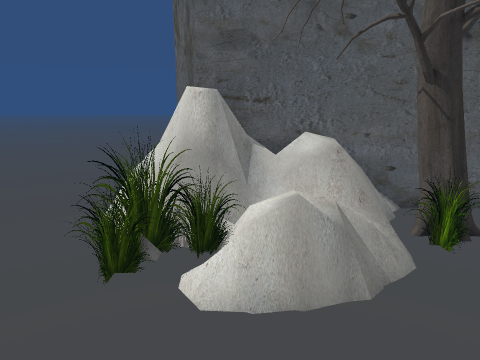
[1] (above)

18 first-person views from a walk through a scene from a Unity 3-D project. The camera is 1.5 m above the floor, tilts 12° down and sees 70° across. The floor is counted in squares, 0.5 m on a side. Each view is taken from the middle of a square. On the plan, view 1 faces up. The plan holds only what a view shows up to about 20 squares ahead; the rest is blank. The place goes on beyond the plan. The player is left out. Some surface patterns are stand-ins.

[2]
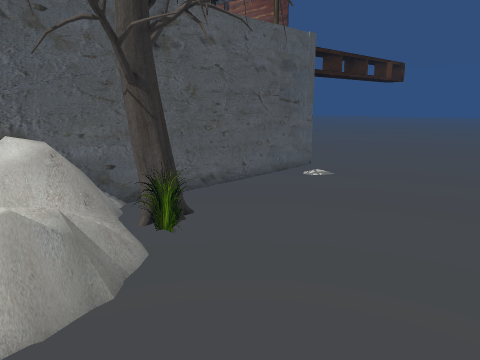

[3]
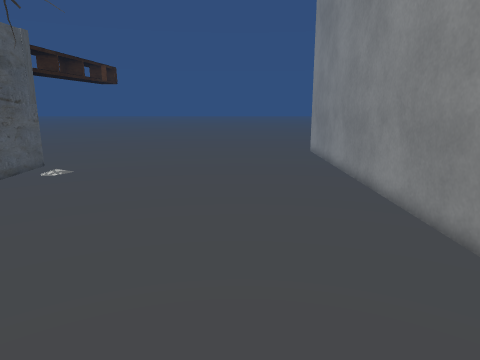

[4]
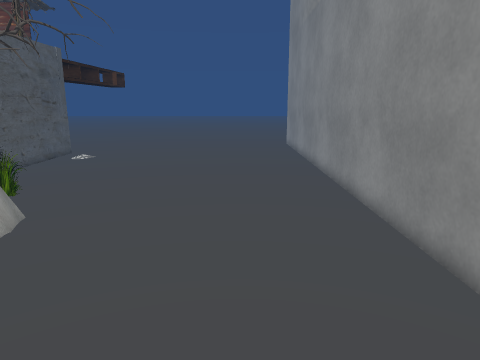

[5]
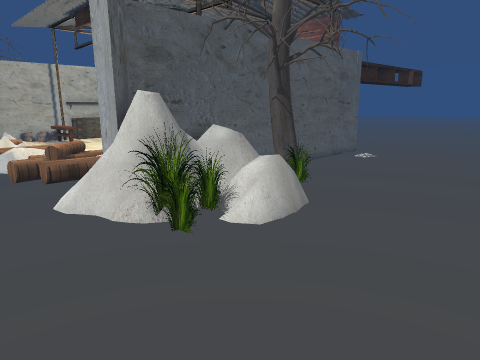

[6]
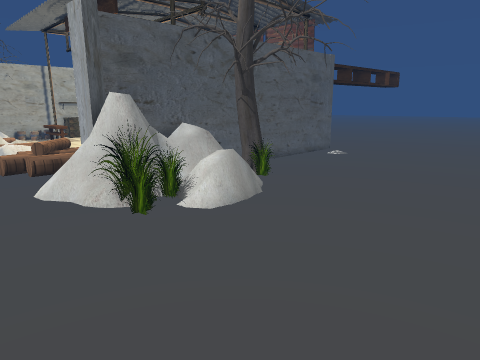

[7]
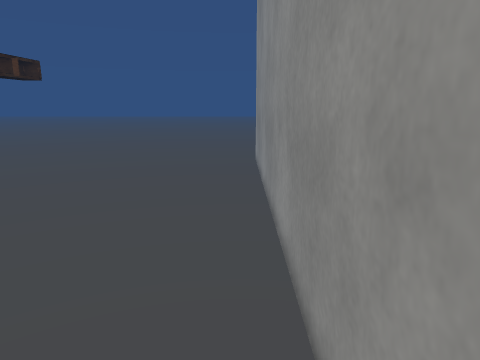

[8]
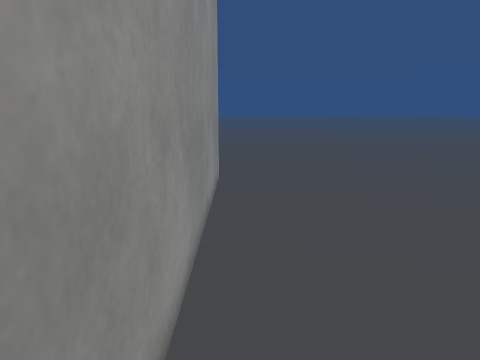

[9]
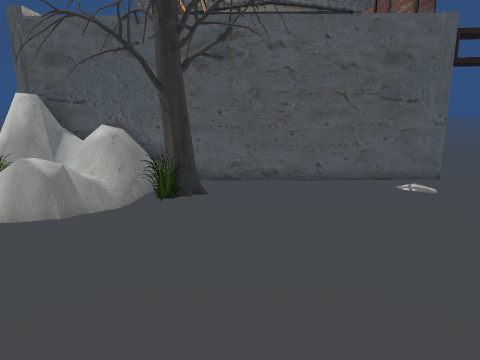

[10]
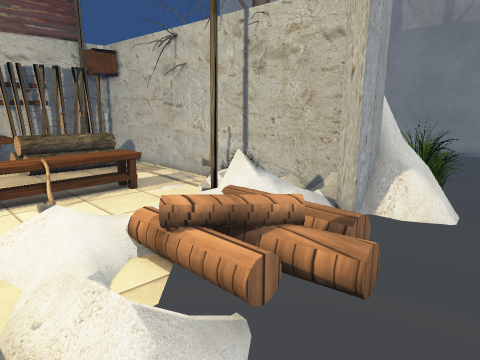

[11]
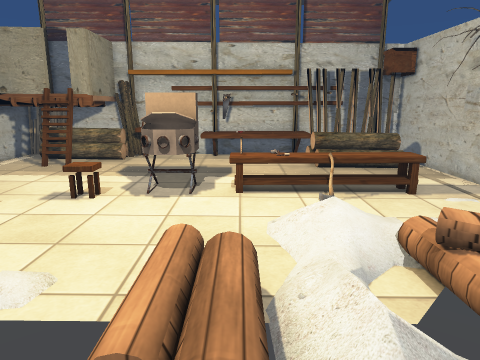

[12]
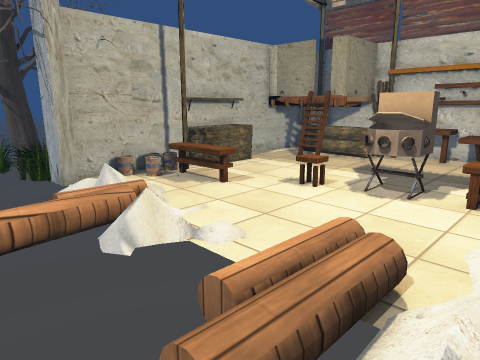

[13]
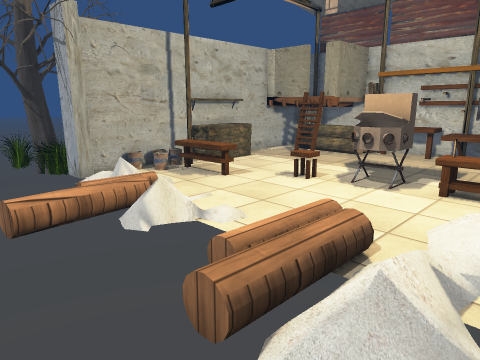

[14]
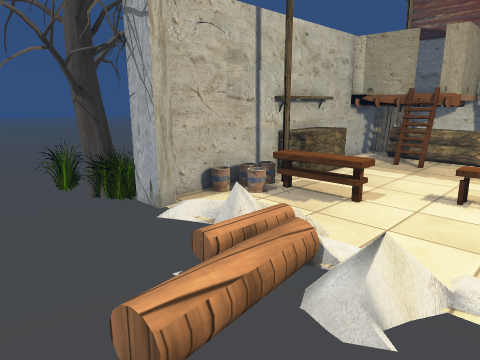

[15]
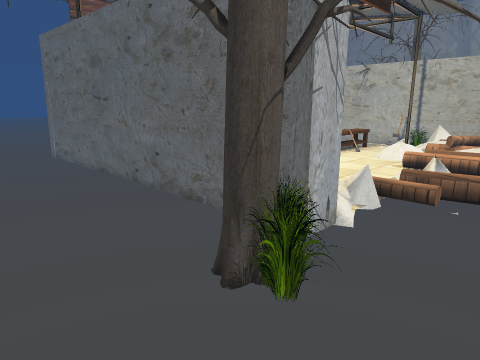

[16]
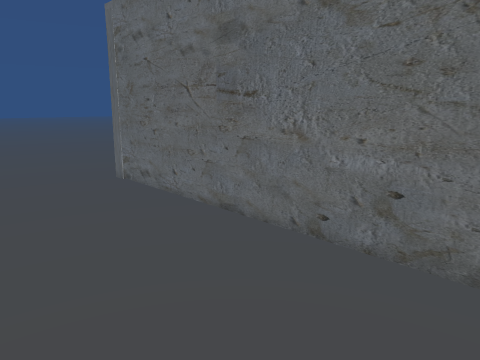

[17]
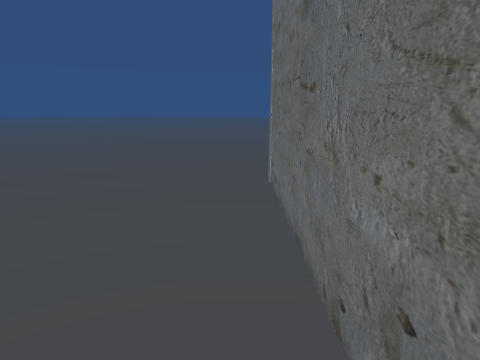

[18]
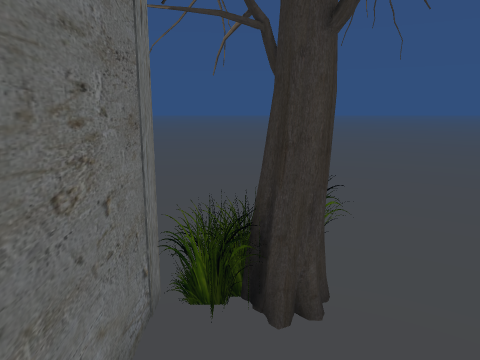

### Floor plan
Key: @ floor where view 1 was taken; # wall or solid block; . main floor; : floor 0.25 m higher than the main floor; + floor 0.5 m higher than the main floor; * floor 0.75 m higher than the main floor; / step, stairs or slope; = window, fence, low wall or low ledge; ^ raised ledge; T thing the floor can be seen under or through; O other object.
Columns run from 7 left of view 1 to 18 right of it. Each row starts with its distance up from view 1.
 39 .......  .     ...........
 38 ............ .............
 37 ..........................
 36  .........................
 35   ..##....................
 34 .....O....................
 33 .....##################...
 32 .....#######O OO###### ...
 31  ....# ...#OOOOO..####
 30  .....: .^^ ......#####
 29  ..../= .^^......######
 28  ...///:.^^......######
 27  ...//............#####
 26  .OO..:............=OO
 25  ...#=......O.......
 24  ...##:..... ==..... O#
 23 ........... ^^T.....OO#
 22  .......... ^^T....=^##
 21  ...++++.... = ....= O#
 20 ...++++......^......  #
 19 .. ::::......^. ... ^^#
 18 .. .::.:++ ..^. ... ^^#
 17 .. ...=#:: .O^. .   ^OO
 16 .....:*::....^. . = ^##
 15 .../==++: ...^. ..O  ##
 14 ....//+++ ...^. ..O  ##
 13 ......:+=  .... ..O  ## ..
 12 ......::= #.......O O#O ..
 11 .... ## # #    #####OO
 10 ....=##################...
  9 ....=###=^^##.............
  8  ...#=== ==##.............
  7  ...OOOO +:#O.............
  6  ....OO^^=:...............
  5  ......O^=................
  4  .........................
  3 ..........................
  2 ..........................
  1 ..........................
  0 .......@..................
 -1 ..........................
 -2 ..........................
 -3 ..........................
 -4 ..........................
 -5 ##########################

Where each view was taken, in squares from view 1:
view 1: 0 up, 0 right, facing up
view 2: 0 up, 0 right, facing up-right
view 3: 0 up, 2 left, facing right
view 4: 1 down, 7 left, facing right
view 5: 1 down, 7 left, facing up-right
view 6: 3 down, 7 left, facing up-right
view 7: 4 down, 2 right, facing right
view 8: 4 down, 2 right, facing left
view 9: 4 down, 7 right, facing up
view 10: 20 up, 6 left, facing down-right
view 11: 20 up, 6 left, facing right
view 12: 18 up, 6 left, facing up-right
view 13: 17 up, 7 left, facing up-right
view 14: 23 up, 7 left, facing up-right
view 15: 39 up, 6 left, facing down-right
view 16: 39 up, 2 right, facing down-right
view 17: 34 up, 2 right, facing right
view 18: 34 up, 3 right, facing left
